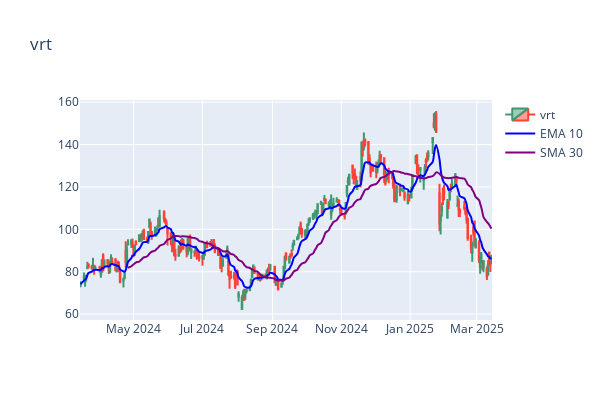
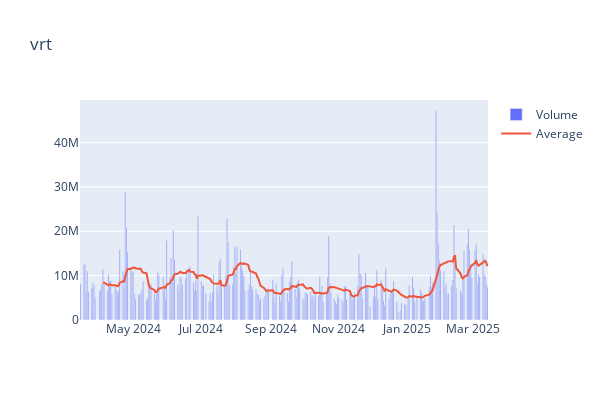

Notebook code for these charts, in order:
### Code cell
from finta import TA

data = t.history(period='1y', rounding=True, auto_adjust=False)
data['ema10'] = TA.EMA(data, 10)
data['sma30'] = TA.SMA(data, 30)

import plotly.graph_objects as go

# Stock and moving averages
fig = go.Figure(data=[
                go.Candlestick(
                    x = data.index, # date values
                    open  = data['Open'],
                    high  = data['High'],
                    low   = data['Low'],
                    close = data['Close'],
                    name = STOCK
                ),
         
                go.Scatter( x=data['ema10'].index,
                            y=data['ema10'],
                            name='EMA 10',
                            line=dict(color='blue',
                                      width=2,
                                      shape='spline'), # smooth the line
                            ),
        
                go.Scatter( x=data['sma30'].index,
                            y=data['sma30'],
                            name='SMA 30',
                            line=dict(color='purple',
                                      width=2,
                                      shape='spline'), # smooth the line
                            ),
                
                ])
fig.update_layout(xaxis_rangeslider_visible=False, title=f"{STOCK}", width=600, height=400)
fig.show()

# Volume
data['vol_avg'] = data['Volume'].rolling(14).mean()
fig1 = go.Figure(
    data = [
        go.Bar(x=data.index, y=data['Volume'], name='Volume'),
        go.Scatter(x=data.index, y=data['vol_avg'], name='Average')
    ])

fig1.update_layout(title=f"{STOCK}", width=600, height=400)
fig1.show()

### Figure 1 — Plotly figure (JSON) as saved in the notebook; plotly's stock layout.template omitted (floating-point values rounded to 4 significant figures; data arrays with more than 128 entries replaced by an {"elided": "..."} marker saying what was removed)
{"data": [{"close": {"elided": "250 float values"}, "high": {"elided": "250 float values"}, "low": {"elided": "250 float values"}, "name": "vrt", "open": {"elided": "250 float values"}, "type": "candlestick", "x": {"elided": "250 str values"}}, {"line": {"color": "blue", "shape": "spline", "width": 2}, "name": "EMA 10", "type": "scatter", "x": {"elided": "250 str values"}, "y": {"elided": "250 float values"}}, {"line": {"color": "purple", "shape": "spline", "width": 2}, "name": "SMA 30", "type": "scatter", "x": {"elided": "250 str values"}, "y": {"elided": "250 float values"}}], "layout": {"height": 400, "title": {"text": "vrt"}, "width": 600, "xaxis": {"rangeslider": {"visible": false}}}}

### Figure 2 — Plotly figure (JSON) as saved in the notebook; plotly's stock layout.template omitted (floating-point values rounded to 4 significant figures; data arrays with more than 128 entries replaced by an {"elided": "..."} marker saying what was removed)
{"data": [{"name": "Volume", "type": "bar", "x": {"elided": "250 str values"}, "y": {"elided": "250 int values"}}, {"name": "Average", "type": "scatter", "x": {"elided": "250 str values"}, "y": {"elided": "250 float values"}}], "layout": {"height": 400, "title": {"text": "vrt"}, "width": 600}}
